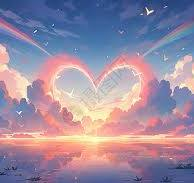
#> input picture Jupyter/download.jpeg, 194 x 183 px
$ jupyter execute test.ipynb
#> lines starting #> are read from the running program, lines starting #| are printed output that depends on the picture
[cell 1]
from PIL import Image

# 打开彩色图
image = Image.open("./download.jpeg")
#> image is the input picture: PIL image 194x183 RGB; mean R, G, B 154.8, 139.1, 160.6

# 将图像转换为灰度图
gray_image = image.convert("L")
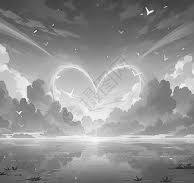
#> gray_image: PIL image 194x183 L; min 12, max 254, mean 146.2

# 获取图像的宽度和高度
width, height = gray_image.size
#> width = 194; height = 183

# 将灰度图中的每个像素设置为红色
for x in range(width):
    for y in range(height):
        # Get the pixel value (grayscale value) at the current position
        gray_value = gray_image.getpixel((x, y))

        # Set the pixel value to red (R, G, B)
        red_pixel = (gray_value, 0, 0)

        # Update the pixel in the image
        gray_image.putpixel((x, y), 255)
#> gray_image: PIL image 194x183 L; every value is 255

# 保存结果
#gray_image.save("red_image.jpg")
gray_image.show()
